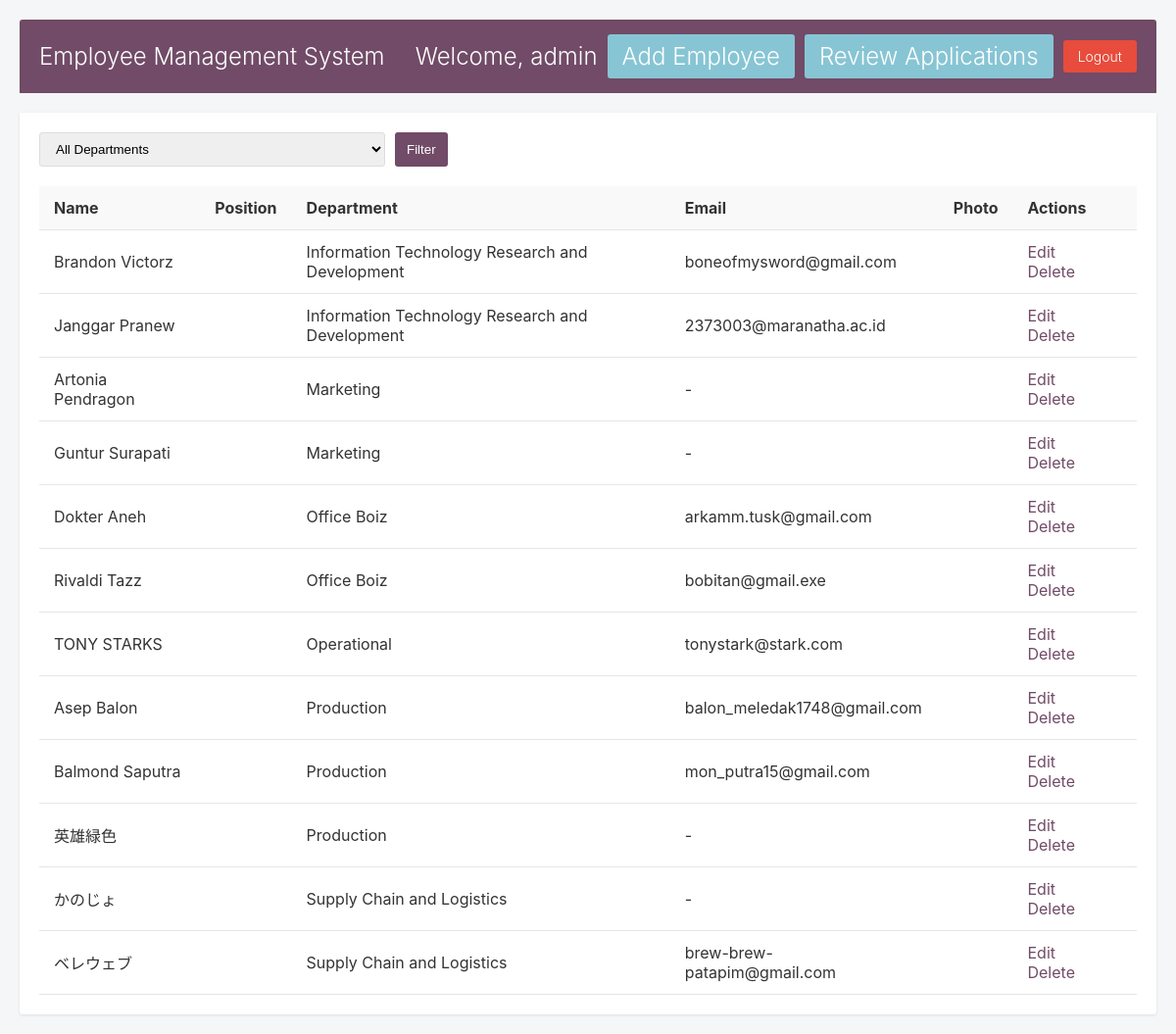
The page / (signed in) on the database its author committed.
### tables this page shows
CREATE TABLE `employees` (
  `id` int NOT NULL,
  `department_id` int DEFAULT NULL,
  `position_id` int NOT NULL,
  `name` varchar(100) NOT NULL,
  `email` varchar(100) DEFAULT NULL,
  `image_path` varchar(255) DEFAULT NULL,
  `created_by` int DEFAULT NULL,
  `applied_at` datetime DEFAULT CURRENT_TIMESTAMP,
  `processed_at` datetime DEFAULT NULL,
  `processed_by` int DEFAULT NULL,
  `admin_notes` text
);

CREATE TABLE `departments` (
  `id` int NOT NULL,
  `name` varchar(100) NOT NULL
);

### index.php (the view, shortened to what this page needs)
<?php
require 'auth.php';
require 'admin_header.php';
$sql = "
    SELECT e.*, d.name AS department_name
    FROM employees e
    JOIN departments d ON e.department_id = d.id
";
$sql .= " ORDER BY d.name, e.name";
$result = $conn->query($sql);
$employees = [];
if ($result->num_rows > 0) {
    while ($row = $result->fetch_assoc()) {
        $employees[] = $row;
    }
}
?>
<!DOCTYPE html>
<html lang="en">
<head>
</head>
<body>
        <div class="content">
            <form method="GET" class="filter-form">
                <select name="department">
                    <option value="0">All Departments</option>
                </select>
                <button type="submit">Filter</button>
            </form>
            <table class="employee-table">
                <thead>
                    <tr>
                        <th>Name</th>
                        <th>Position</th>
                        <th>Department</th>
                        <th>Email</th>
                        <th>Photo</th>
                        <th>Actions</th>
                    </tr>
                </thead>
                <tbody>
                    <?php foreach ($employees as $employee): ?>
                        <tr>
                            <td><?php echo htmlspecialchars($employee['name']); ?></td>
                            <td><?php echo htmlspecialchars($employee['position']); ?></td>
                            <td><?php echo htmlspecialchars($employee['department_name']); ?></td>
                            <td><?php echo htmlspecialchars($employee['email'] ?? '-'); ?></td>
                            <td>
                            </td>
                            <td class="action-links">
                                <a href="edit_employee.php?id=<?php echo $employee['id']; ?>">Edit</a>
                                <a href="delete_employee.php?id=<?php echo $employee['id']; ?>" onclick="return confirm('Are you sure you want to delete this employee?')">Delete</a>
                            </td>
                        </tr>
                    <?php endforeach; ?>
                </tbody>
            </table>
        </div>
</body>
</html>

### admin_header.php (shortened to what this page needs)
<!DOCTYPE html>
<html lang="en">
<head>
</head>
<body>
        <div class="container">
        <div class="header">
            <span>Employee Management System</span>
            <div class="user-info">
                <span style="color: white;">Welcome, <?php echo htmlspecialchars($_SESSION['username']); ?></span>
                <a href="add_employee.php" class="add-btn">Add Employee</a>
                <a href="admin_approval.php" class="add-btn">Review Applications</a>
                <a href="logout.php" class="logout-btn">Logout</a>
            </div>
        </div>
</body>
</html>

### admin_header.php (style rules this page uses)
body { font-family: -apple-system, BlinkMacSystemFont, "Segoe UI", Roboto, Helvetica, Arial, sans-serif; margin: 0; padding: 20px; background-color: #f5f6f7; color: #333; }
.container { max-width: 1200px; margin: 0 auto; }
.header { background-color: #714B67; color: white; padding: 15px 20px; border-radius: 3px 3px 0 0; font-size: 24px; font-weight: 300; display: flex; justify-content: space-between; align-items: center; }
.content { background-color: white; border-radius: 0 0 3px 3px; box-shadow: 0 1px 3px rgba(0, 0, 0, 0.1); padding: 20px; margin-top: 20px; }
.filter-form { margin-bottom: 20px; display: flex; gap: 10px; }
select, button { padding: 8px 12px; border: 1px solid #ddd; border-radius: 3px; }
button { background-color: #714B67; color: white; border: none; cursor: pointer; }
.employee-table { width: 100%; border-collapse: collapse; }
.employee-table th, .employee-table td { padding: 12px 15px; text-align: left; border-bottom: 1px solid #e6e6e6; }
.employee-table th { background-color: #f9f9f9; font-weight: bold; }
.action-links a { color: #714B67; text-decoration: none; margin-right: 10px; }
.add-btn { background-color:rgb(135, 197, 212); color: white; text-decoration: none; padding: 8px 15px; border-radius: 3px; }
.user-info { display: flex; align-items: center; gap: 10px; }
.logout-btn { background-color: #e74c3c; color: white; padding: 8px 15px; border-radius: 3px; text-decoration: none; font-size: 14px; }

### index.php (style rules this page uses)
body { font-family: -apple-system, BlinkMacSystemFont, "Segoe UI", Roboto, Helvetica, Arial, sans-serif; margin: 0; padding: 20px; background-color: #f5f6f7; color: #333; }
.container { max-width: 1200px; margin: 0 auto; }
.header { background-color: #714B67; color: white; padding: 15px 20px; border-radius: 3px 3px 0 0; font-size: 24px; font-weight: 300; display: flex; justify-content: space-between; align-items: center; }
.content { background-color: white; border-radius: 0 0 3px 3px; box-shadow: 0 1px 3px rgba(0, 0, 0, 0.1); padding: 20px; margin-top: 20px; }
.filter-form { margin-bottom: 20px; display: flex; gap: 10px; }
select, button { padding: 8px 12px; border: 1px solid #ddd; border-radius: 3px; }
button { background-color: #714B67; color: white; border: none; cursor: pointer; }
.employee-table { width: 100%; border-collapse: collapse; }
.employee-table th, .employee-table td { padding: 12px 15px; text-align: left; border-bottom: 1px solid #e6e6e6; }
.employee-table th { background-color: #f9f9f9; font-weight: bold; }
.action-links a { color: #714B67; text-decoration: none; margin-right: 10px; }
.add-btn { background-color:rgb(135, 197, 212); color: white; text-decoration: none; padding: 8px 15px; border-radius: 3px; }
.user-info { display: flex; align-items: center; gap: 10px; }
.logout-btn { background-color: #e74c3c; color: white; padding: 8px 15px; border-radius: 3px; text-decoration: none; font-size: 14px; }

### rows shown on the page
employees: name "Brandon Victorz", department.name "Information Technology Research and Development", email "boneofmysword@gmail.com"
employees: name "Janggar Pranew", department.name "Information Technology Research and Development", email "2373003@maranatha.ac.id"
employees: name "Artonia Pendragon", department.name "Marketing", email "-"
employees: name "Guntur Surapati", department.name "Marketing", email "-"
employees: name "Dokter Aneh", department.name "Office Boiz", email "arkamm.tusk@gmail.com"
employees: name "Rivaldi Tazz", department.name "Office Boiz", email "bobitan@gmail.exe"
employees: name "TONY STARKS", department.name "Operational", email "tonystark@stark.com"
employees: name "Asep Balon", department.name "Production", email "balon_meledak1748@gmail.com"
employees: name "Balmond Saputra", department.name "Production", email "mon_putra15@gmail.com"
employees: name "英雄緑色", department.name "Production", email "-"
employees: name "かのじょ", department.name "Supply Chain and Logistics", email "-"
employees: name "ベレウェブ", department.name "Supply Chain and Logistics", email "brew-brew-patapim@gmail.com"

### other values the page prints
$_SESSION['username'] "admin"
